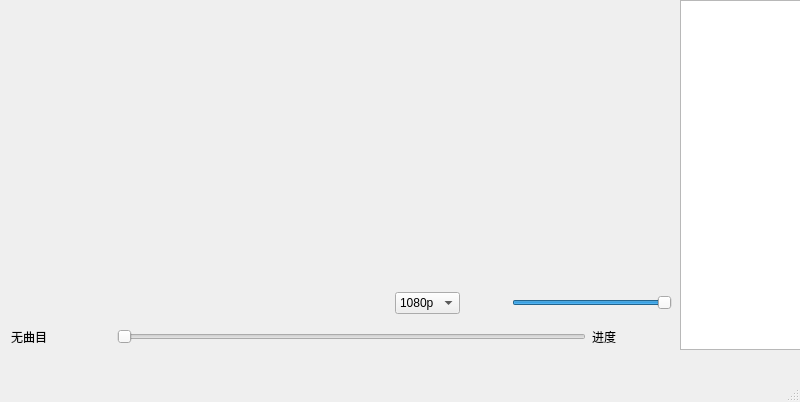
<?xml version="1.0" encoding="UTF-8"?>
<ui version="4.0">
 <class>MainWindow</class>
 <widget class="QMainWindow" name="MainWindow">
  <property name="geometry">
   <rect>
    <x>0</x>
    <y>0</y>
    <width>800</width>
    <height>402</height>
   </rect>
  </property>
  <property name="windowTitle">
   <string>MainWindow</string>
  </property>
  <widget class="QWidget" name="centralwidget">
   <widget class="QListWidget" name="videoListWidget">
    <property name="geometry">
     <rect>
      <x>680</x>
      <y>0</y>
      <width>121</width>
      <height>350</height>
     </rect>
    </property>
   </widget>
   <widget class="TMyVideoWidget" name="videoWidget" native="true">
    <property name="geometry">
     <rect>
      <x>10</x>
      <y>10</y>
      <width>661</width>
      <height>261</height>
     </rect>
    </property>
   </widget>
   <widget class="QWidget" name="layoutWidget">
    <property name="geometry">
     <rect>
      <x>11</x>
      <y>326</y>
      <width>661</width>
      <height>21</height>
     </rect>
    </property>
    <layout class="QHBoxLayout" name="horizontalLayout_2">
     <item>
      <widget class="QLabel" name="labCurMedia">
       <property name="minimumSize">
        <size>
         <width>100</width>
         <height>0</height>
        </size>
       </property>
       <property name="text">
        <string>无曲目</string>
       </property>
      </widget>
     </item>
     <item>
      <widget class="QSlider" name="sliderPosition">
       <property name="tracking">
        <bool>false</bool>
       </property>
       <property name="orientation">
        <enum>Qt::Horizontal</enum>
       </property>
      </widget>
     </item>
     <item>
      <widget class="QLabel" name="LabRatio">
       <property name="minimumSize">
        <size>
         <width>80</width>
         <height>0</height>
        </size>
       </property>
       <property name="text">
        <string>进度</string>
       </property>
      </widget>
     </item>
    </layout>
   </widget>
   <widget class="QWidget" name="">
    <property name="geometry">
     <rect>
      <x>11</x>
      <y>290</y>
      <width>661</width>
      <height>26</height>
     </rect>
    </property>
    <layout class="QHBoxLayout" name="horizontalLayout_4">
     <item>
      <widget class="QPushButton" name="btnAdd">
       <property name="text">
        <string/>
       </property>
       <property name="icon">
        <iconset resource="res.qrc">
         <normaloff>:/images/images/001.GIF</normaloff>:/images/images/001.GIF</iconset>
       </property>
       <property name="flat">
        <bool>true</bool>
       </property>
      </widget>
     </item>
     <item>
      <widget class="QPushButton" name="btnPlay">
       <property name="enabled">
        <bool>false</bool>
       </property>
       <property name="text">
        <string/>
       </property>
       <property name="icon">
        <iconset resource="res.qrc">
         <normaloff>:/images/images/620.bmp</normaloff>:/images/images/620.bmp</iconset>
       </property>
       <property name="flat">
        <bool>true</bool>
       </property>
      </widget>
     </item>
     <item>
      <widget class="QPushButton" name="btnPause">
       <property name="enabled">
        <bool>false</bool>
       </property>
       <property name="text">
        <string/>
       </property>
       <property name="icon">
        <iconset resource="res.qrc">
         <normaloff>:/images/images/622.bmp</normaloff>:/images/images/622.bmp</iconset>
       </property>
       <property name="flat">
        <bool>true</bool>
       </property>
      </widget>
     </item>
     <item>
      <widget class="QPushButton" name="btnStop">
       <property name="enabled">
        <bool>false</bool>
       </property>
       <property name="text">
        <string/>
       </property>
       <property name="icon">
        <iconset resource="res.qrc">
         <normaloff>:/images/images/624.bmp</normaloff>:/images/images/624.bmp</iconset>
       </property>
       <property name="flat">
        <bool>true</bool>
       </property>
      </widget>
     </item>
     <item>
      <spacer name="horizontalSpacer">
       <property name="orientation">
        <enum>Qt::Horizontal</enum>
       </property>
       <property name="sizeHint" stdset="0">
        <size>
         <width>40</width>
         <height>20</height>
        </size>
       </property>
      </spacer>
     </item>
     <item>
      <widget class="QComboBox" name="clarityComboBox">
       <property name="enabled">
        <bool>true</bool>
       </property>
       <item>
        <property name="text">
         <string>1080p</string>
        </property>
       </item>
       <item>
        <property name="text">
         <string>720p</string>
        </property>
       </item>
      </widget>
     </item>
     <item>
      <widget class="QPushButton" name="btnSound">
       <property name="text">
        <string/>
       </property>
       <property name="icon">
        <iconset resource="res.qrc">
         <normaloff>:/images/images/volumn.bmp</normaloff>:/images/images/volumn.bmp</iconset>
       </property>
       <property name="flat">
        <bool>true</bool>
       </property>
      </widget>
     </item>
     <item>
      <widget class="QSlider" name="sliderVolumn">
       <property name="maximumSize">
        <size>
         <width>160</width>
         <height>16777215</height>
        </size>
       </property>
       <property name="maximum">
        <number>100</number>
       </property>
       <property name="value">
        <number>100</number>
       </property>
       <property name="orientation">
        <enum>Qt::Horizontal</enum>
       </property>
      </widget>
     </item>
    </layout>
   </widget>
  </widget>
  <widget class="QMenuBar" name="menubar">
   <property name="geometry">
    <rect>
     <x>0</x>
     <y>0</y>
     <width>800</width>
     <height>21</height>
    </rect>
   </property>
  </widget>
  <widget class="QStatusBar" name="statusbar"/>
 </widget>
 <customwidgets>
  <customwidget>
   <class>TMyVideoWidget</class>
   <extends>QWidget</extends>
   <header>tmyvideowidget.h</header>
   <container>1</container>
  </customwidget>
 </customwidgets>
 <resources>
  <include location="res.qrc"/>
 </resources>
 <connections/>
</ui>
